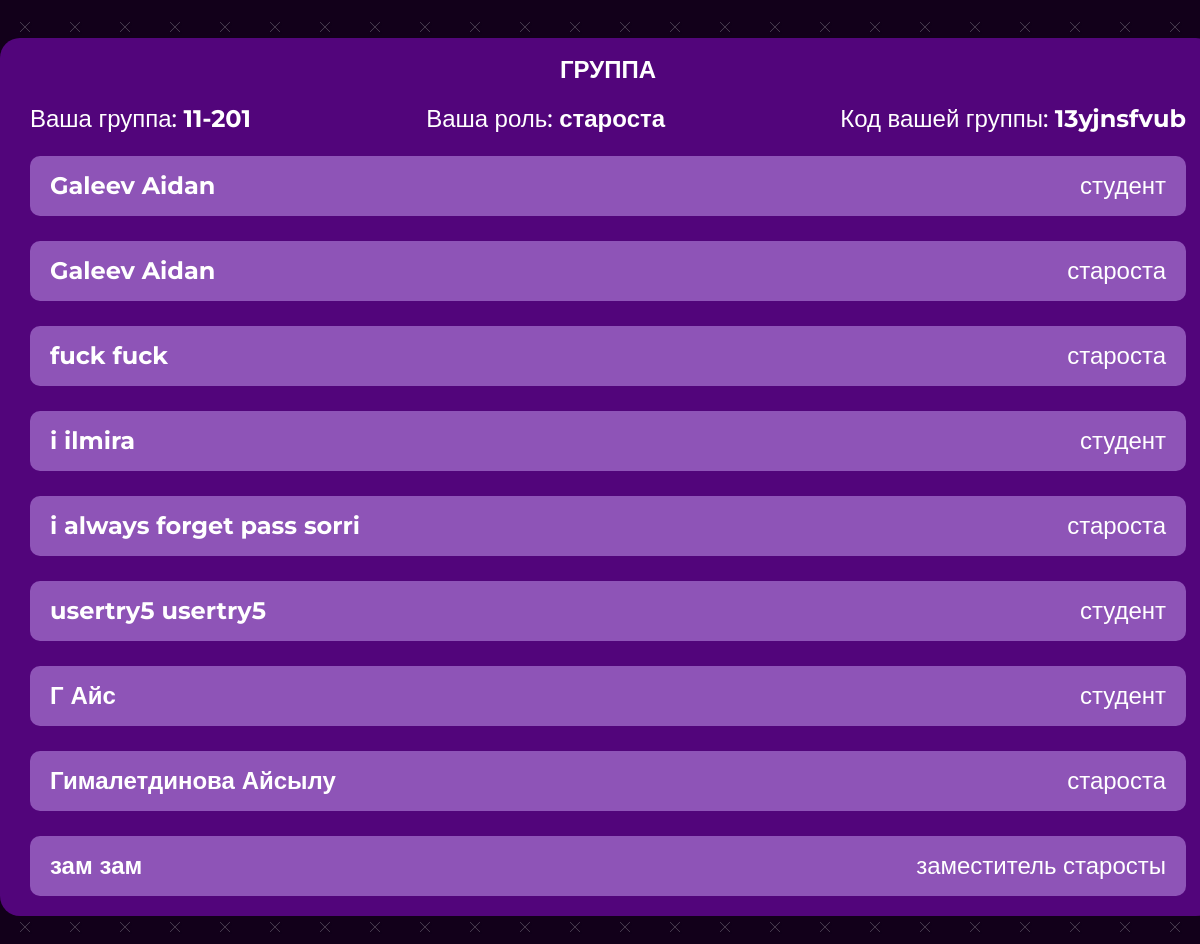
/profile (signed in, lower part), run on an earlier commit of the app's database.
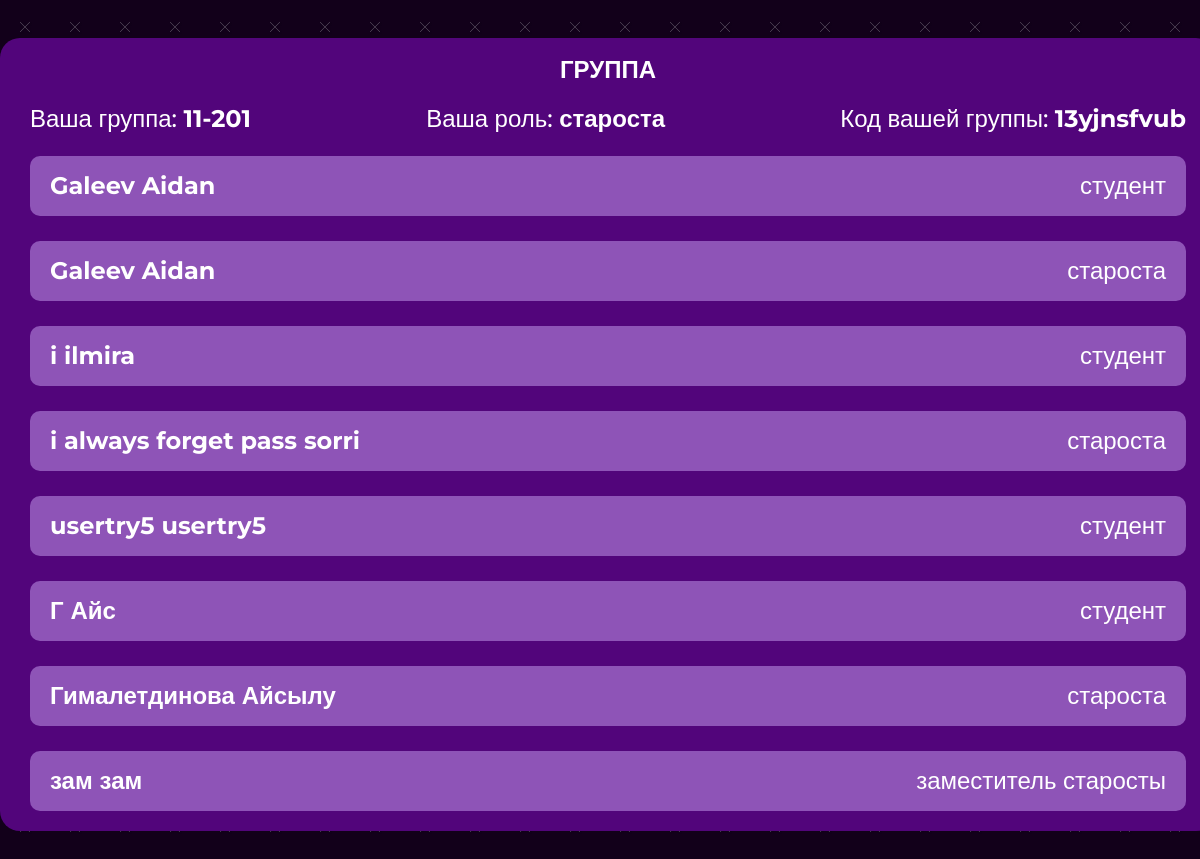
And on a later commit of the database.
### main/models.py (models this page shows, shortened)
class Student(models.Model):
    SIMPLE_STUDENT = 0
    STUDENT_WITH_CAPABILITIES = 1
    HEADMAN = 2
    PERMISSION = [
        (SIMPLE_STUDENT, 'Обычный студент'),
        (STUDENT_WITH_CAPABILITIES, 'Студент с дополнительными возможностями'),
        (HEADMAN, 'Староста')
    ]
    WAITING = 0
    IS_APPPROVED = 1
    NOT_APPPROVED = 2
    STATE =[
        (WAITING, "Ожидание"),
        (IS_APPPROVED, 'Одобрено'),
        (NOT_APPPROVED, "Не одобрено")
    ]
    permission = models.SmallIntegerField(choices=PERMISSION, default=SIMPLE_STUDENT)
    room = models.ForeignKey(Room, on_delete=models.CASCADE)
    user = models.OneToOneField(User, on_delete=models.CASCADE)
    state = models.SmallIntegerField(choices=STATE, default=WAITING)
    class Meta:
        ordering = ['state']

class Room(models.Model):
    code = models.CharField(max_length=10, default=rand, primary_key=True)
    name = models.CharField(max_length=10, blank=True)
    def __str__(self):
        return self.name

### main/views.py (the view, shortened to what this page needs)
# urls.py: path('profile', views.profile, name='profile'),
@login_required()
def profile(request):
    cur_student = get_student(request)
    STATUS = {
        0: 'студент',
        1: 'заместитель старосты',
        2: 'староста'
    }
    room_name = cur_student.room.name
    contex = {
        'navbar': 'profile',
        'cur_student': cur_student,
        'perm': cur_student.permission,
        'status': STATUS.get(cur_student.permission),
        'group': get_group(cur_student),
        'room_name': room_name,
        'STATUS': STATUS
    }
    return render(request, "main/profile.html", context=contex)

### main/views.py (called while the page is built)
@register.filter
def get_item(dict, key):
    return dict.get(key)

def get_student(request):
    return Student.objects.get(user=request.user)

def get_group(cur_student):
    group = Student.objects.filter(room=cur_student.room).order_by('user__last_name', 'user__first_name')
    return group

### main/templates/main/profile.html (shortened to what this page needs)
{% extends 'main/base.html' %}
{% load static %}
{% block content %}
  <div class="container">
    <div class="profile__container">
      <div class="profile__box">
        <h4 class="profile__title">
          ГРУППА
        </h4>
        <div class="profile__group">
          <p class="profile__group-text">Ваша группа: <strong>{{ cur_student.room }}</strong></p>
          <p class="profile__group-text">Ваша роль: <strong>{{ status }}</strong></p>
          {% if perm == 2 %}
            <p class="profile__group-text">Код вашей группы: <strong>{{ cur_student.room.code }}</strong></p>
          {% endif %}
        </div>
        {% for student in group %}
        <form class="profile__person" action="" method="post">
          <p class="profile__person-name">
            {{ student.user.last_name }} {{ student.user.first_name }}
          </p>
          <p class="profile__person-status">
            {{STATUS|get_item:student.permission}}
          </p>
        </form>
        {% endfor %}
      </div>
    </div>
  </div>
{% endblock content %}

What changed in the data, as far as the page shows it:
removed Student: user.last_name "fuck", user.first_name "fuck", permission "староста"
